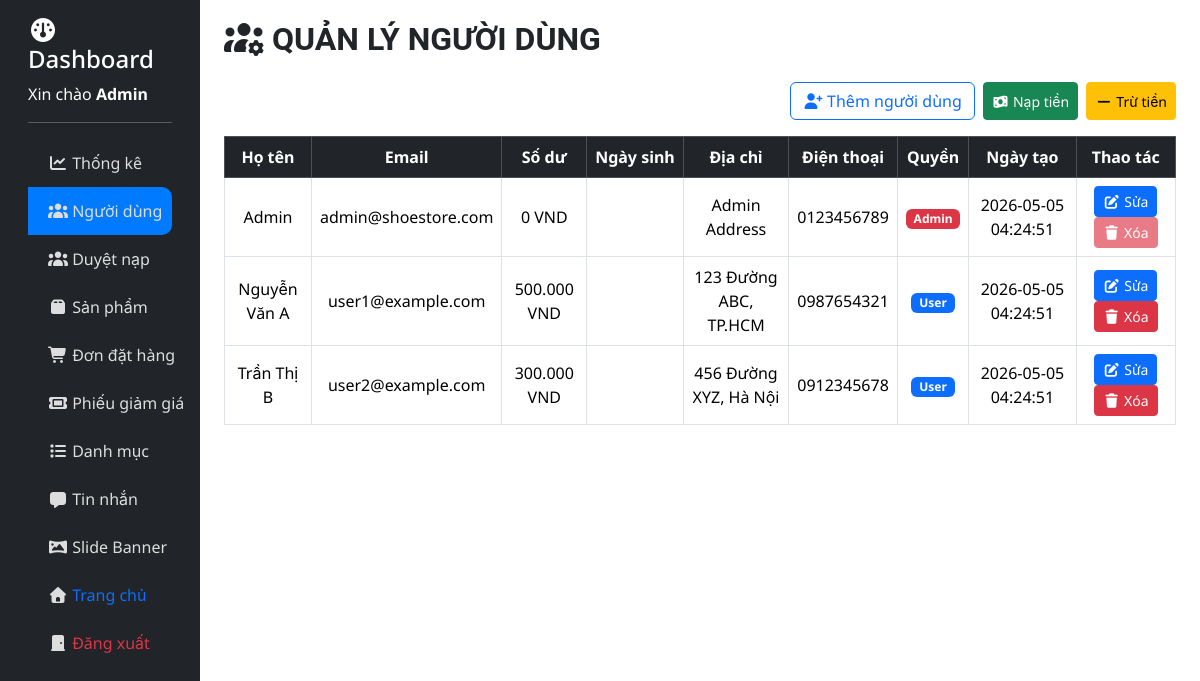
/admin/manage_users.php (signed in), run on the app's committed database.
### tables this page shows
CREATE TABLE IF NOT EXISTS `users` (
  `id` int NOT NULL AUTO_INCREMENT,
  `full_name` varchar(255) NOT NULL,
  `day_of_birth` date DEFAULT NULL,
  `email` varchar(255) NOT NULL UNIQUE,
  `password` varchar(255) NOT NULL,
  `phone` varchar(20) DEFAULT NULL,
  `address` text,
  `balance` decimal(10, 2) DEFAULT 0.00,
  `role` enum('user','admin') DEFAULT 'user',
  `refresh_token` varchar(255) DEFAULT NULL,
  `created_at` timestamp DEFAULT CURRENT_TIMESTAMP,
  `updated_at` timestamp DEFAULT CURRENT_TIMESTAMP ON UPDATE CURRENT_TIMESTAMP,
  PRIMARY KEY (`id`)
);

### admin/manage_users.php (the view, shortened to what this page needs)
<?php
include("../configs/db.php");
$result = $conn->query("SELECT * FROM users ORDER BY created_at DESC");
?>
<!DOCTYPE html>
<html lang="vi">
<head>
    <link href="https://cdn.jsdelivr.net/npm/bootstrap@5.3.3/dist/css/bootstrap.min.css" rel="stylesheet">
    <link rel="stylesheet" href="https://cdnjs.cloudflare.com/ajax/libs/font-awesome/7.0.1/css/all.min.css"
 />
    <link href="../assets/css/style.css" rel="stylesheet">
</head>
<body>
    <div class="container-fluid">
        <div class="row">
            <?php include("../layout/admin_header.php") ?>
            <main class="col-12 col-md-10 ms-sm-auto px-md-4 dashboard-content">
                <h2 class="mb-4"><i class="fa-solid fa-users-gear"></i> Quản lý người dùng</h2>
                <div class="mb-3 d-flex justify-content-end gap-2">
                    <button class="btn btn-outline-primary" data-bs-toggle="modal" data-bs-target="#addUserModal">
                        <i class="fa-solid fa-user-plus"></i> Thêm người dùng
                    </button>
                    <button class="btn btn-sm btn-success btn-deposit" data-bs-toggle="modal"
                        data-bs-target="#depositModal">
                        <i class="fa-solid fa-money-bill-wave"></i> Nạp tiền
                    </button>
                    <button class="btn btn-sm btn-warning btn-withdraw" data-bs-toggle="modal"
                        data-bs-target="#withdrawModal">
                        <i class="fa-solid fa-minus"></i> Trừ tiền
                    </button>
                </div>
                <div class="table-list-manage" style="max-height: 80vh;">
                    <table class="table table-bordered table-hover align-middle text-center">
                        <thead class="table-dark">
                            <tr>
                                <th>Họ tên</th>
                                <th>Email</th>
                                <th>Số dư</th>
                                <th>Ngày sinh</th>
                                <th>Địa chỉ</th>
                                <th>Điện thoại</th>
                                <th>Quyền</th>
                                <th>Ngày tạo</th>
                                <th>Thao tác</th>
                            </tr>
                        </thead>
                        <tbody>
                            <?php while ($row = $result->fetch_assoc()): ?>
                                <tr>
                                    <td><?= htmlspecialchars($row['full_name']) ?></td>
                                    <td><?= htmlspecialchars($row['email']) ?></td>
                                    <td><?= number_format($row['balance'], 0, ',', '.') . ' VND' ?></td>
                                    <td><?= $row['day_of_birth'] ?></td>
                                    <td><?= htmlspecialchars($row['address']) ?></td>
                                    <td><?= htmlspecialchars($row['phone']) ?></td>
                                    <td>
                                        <?php if ($row['role'] === 'admin'): ?>
                                            <span class="badge bg-danger">Admin</span>
                                        <?php else: ?>
                                            <span class="badge bg-primary">User</span>
                                        <?php endif; ?>
                                    </td>
                                    <td><?= $row['created_at'] ?></td>
                                    <td>
                                        <button class="btn btn-sm btn-primary btn-edit" data-id="<?= $row['id'] ?>"
                                            data-name="<?= htmlspecialchars($row['full_name']) ?>"
                                            data-phone="<?= htmlspecialchars($row['phone']) ?>"
                                            data-address="<?= htmlspecialchars($row['address']) ?>"
                                            data-dob="<?= $row['day_of_birth'] ?>" data-role="<?= $row['role'] ?>"
                                            data-bs-toggle="modal" data-bs-target="#editUserModal">
                                            <i class="fa fa-edit"></i> Sửa
                                        </button>
                                        <a href="?delete=<?= $row['id'] ?>"
                                            class="btn btn-sm btn-danger <?php if ($row['id'] == $_SESSION['user_id']) echo 'disabled'; ?>"
                                            onclick="return confirm('Xóa tài khoản này?')">
                                            <i class="fa fa-trash"></i> Xóa
                                        </a>
                                    </td>
                                </tr>
                            <?php endwhile; ?>
                        </tbody>
                    </table>
                </div>
            </main>
        </div>
    </div>
</body>
</html>

### assets/css/style.css (style rules this page uses)
* { font-family: "Noto Sans", -apple-system, BlinkMacSystemFont, "Segoe UI", Roboto, "Helvetica Neue", Arial, sans-serif; }
h2 { font-size: 32px; font-weight: bold; text-transform: uppercase; line-height: 1.2; font-family: "Roboto", Arial, sans-serif; }
.dashboard-content { padding: 20px; max-height: 100vh; overflow-x: hidden; overflow-y: auto; }
.table-list-manage { max-height: 65vh; overflow-y: auto; overflow-x: hidden; }
.table-dark tr th { white-space: nowrap; overflow: hidden; text-overflow: ellipsis; }

### data on the page
users: full_name "Admin", email "admin@shoestore.com", balance "0", address "Admin Address", phone "0123456789", role "Admin", created_at "2026-05-05 04:24:51"
users: full_name "Nguyễn Văn A", email "user1@example.com", balance "500.000", address "123 Đường ABC, TP.HCM", phone "0987654321", role "User", created_at "2026-05-05 04:24:51"
users: full_name "Trần Thị B", email "user2@example.com", balance "300.000", address "456 Đường XYZ, Hà Nội", phone "0912345678", role "User", created_at "2026-05-05 04:24:51"

### other printed values
$_SESSION['full_name'] "Admin"
